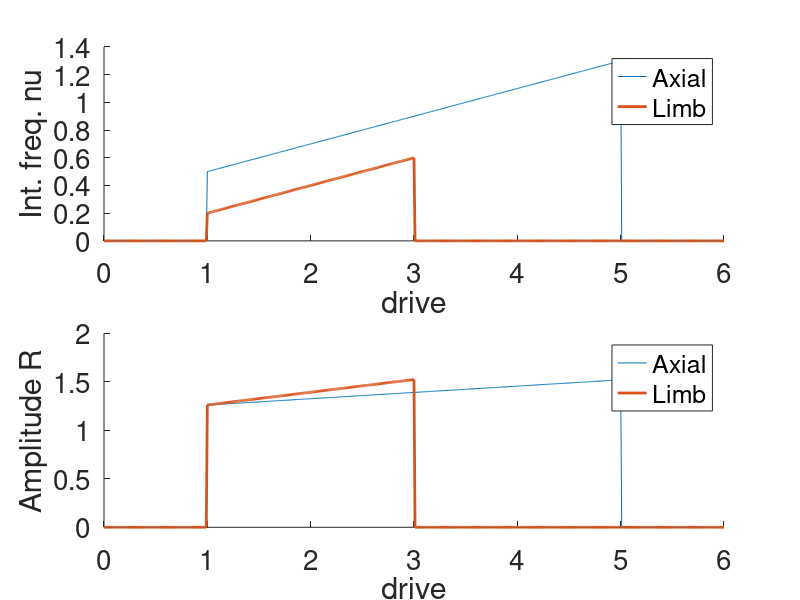

MATLAB code to generate this figure:
function plot_saturation_function

% plot the saturation function. Make sure
% to use the same values as in salam_cpg_oscil

dr=[0: 0.01: 6];
[nu_axis, R_axis] = saturation_function(dr, ...
    1, 5, ...         % d_low, d_high
    0.2, 0.3, ...     % c_nu_1, c_nu_0
    0.065, 1.196, ... % c_R_1, c_R_0
    0, 0);            % nu_sat, R_sat

[nu_limbs, R_limbs] = saturation_function(dr, ...
    1, 3, ...         % d_low, d_high
    0.2, 0, ...       % c_nu_1, c_nu_0
    0.131, 1.131, ... % c_R_1, c_R_0
    0, 0);            % nu_sat, R_sat

% Make figure with given title
figure('name', 'Saturation function');
clf;

subplot(211)

subplot(2,1,1);
set(gca,'FontSize',20)
hold on
plot(dr,nu_axis,dr,nu_limbs,'LineWidth',2)
legend('Axial','Limb')
xlabel('drive'); ylabel('Int. freq. nu');
subplot(2,1,2);
set(gca,'FontSize',20)
hold on
plot(dr,R_axis,dr,R_limbs,'LineWidth',2)
legend('Axial','Limb')
xlabel('drive'); ylabel('Amplitude R');
print -dpng saturation_function.png


function [nu, R] = saturation_function(d, d_low, d_high, c_nu_1, c_nu_0, c_R_1, c_R_0, nu_sat, R_sat)
% Make output vectors of same size as input 'd', initialized with saturated values
nu = nu_sat * ones(size(d));
R = R_sat * ones(size(d));

% Prepare boolean flags marking non-saturating drives
non_saturated = d_low <= d & d <= d_high;

% Calculate non saturated values
nu(non_saturated) = c_nu_1 * d(non_saturated) + c_nu_0;
R(non_saturated) = c_R_1 * d(non_saturated) + c_R_0;



